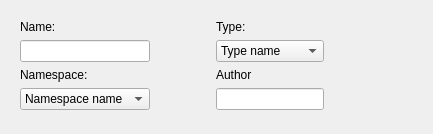
          <widget class="QWidget" name="propertiesTab">
           <property name="accessibleName">
            <string/>
           </property>
           <attribute name="title">
            <string>Properties</string>
           </attribute>
           <layout class="QHBoxLayout" name="horizontalLayout_7">
            <property name="rightMargin">
             <number>100</number>
            </property>
            <item>
             <widget class="QWidget" name="widget_2" native="true">
              <layout class="QHBoxLayout" name="horizontalLayout_10">
               <item>
                <layout class="QVBoxLayout" name="verticalLayout_4">
                 <property name="bottomMargin">
                  <number>4</number>
                 </property>
                 <item>
                  <widget class="QLabel" name="PrTabNameLabel">
                   <property name="text">
                    <string>Name:</string>
                   </property>
                  </widget>
                 </item>
                 <item>
                  <widget class="QLineEdit" name="PrTabNameLineEdit"/>
                 </item>
                 <item>
                  <widget class="QLabel" name="prTabNmSpaceLabel">
                   <property name="text">
                    <string>Namespace:</string>
                   </property>
                  </widget>
                 </item>
                 <item>
                  <widget class="QComboBox" name="prTabNmSpaceComboBox">
                   <item>
                    <property name="text">
                     <string>Namespace name</string>
                    </property>
                   </item>
                  </widget>
                 </item>
                </layout>
               </item>
               <item>
                <spacer name="horizontalSpacer_3">
                 <property name="orientation">
                  <enum>Qt::Horizontal</enum>
                 </property>
                 <property name="sizeType">
                  <enum>QSizePolicy::Preferred</enum>
                 </property>
                 <property name="sizeHint" stdset="0">
                  <size>
                   <width>60</width>
                   <height>20</height>
                  </size>
                 </property>
                </spacer>
               </item>
               <item>
                <layout class="QVBoxLayout" name="verticalLayout_5">
                 <property name="bottomMargin">
                  <number>4</number>
                 </property>
                 <item>
                  <widget class="QLabel" name="label_3">
                   <property name="text">
                    <string>Type:</string>
                   </property>
                  </widget>
                 </item>
                 <item>
                  <widget class="QComboBox" name="comboBox_2">
                   <item>
                    <property name="text">
                     <string>Type name</string>
                    </property>
                   </item>
                  </widget>
                 </item>
                 <item>
                  <widget class="QLabel" name="label_4">
                   <property name="text">
                    <string>Author</string>
                   </property>
                  </widget>
                 </item>
                 <item>
                  <widget class="QLineEdit" name="lineEdit_3"/>
                 </item>
                </layout>
               </item>
              </layout>
             </widget>
            </item>
           </layout>
          </widget>
